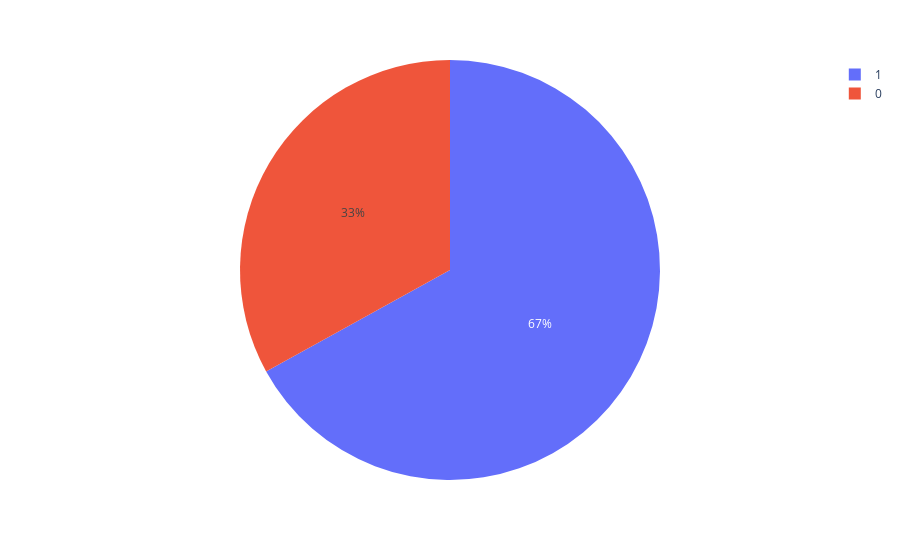

Write notebook code for a chart like this one.
### Code cell
fig = px.pie(credit_0, names='reality')
fig.show()

### Figure 1 — Plotly figure (JSON) as saved in the notebook; plotly's stock layout.template omitted (floating-point values rounded to 4 significant figures; data arrays with more than 128 entries replaced by an {"elided": "..."} marker saying what was removed)
{"data": [{"domain": {"x": [0, 1], "y": [0, 1]}, "hovertemplate": "reality=%{label}<extra></extra>", "labels": {"elided": "3222 int values"}, "legendgroup": "", "name": "", "showlegend": true, "type": "pie"}], "layout": {"legend": {"tracegroupgap": 0}, "margin": {"t": 60}}}
